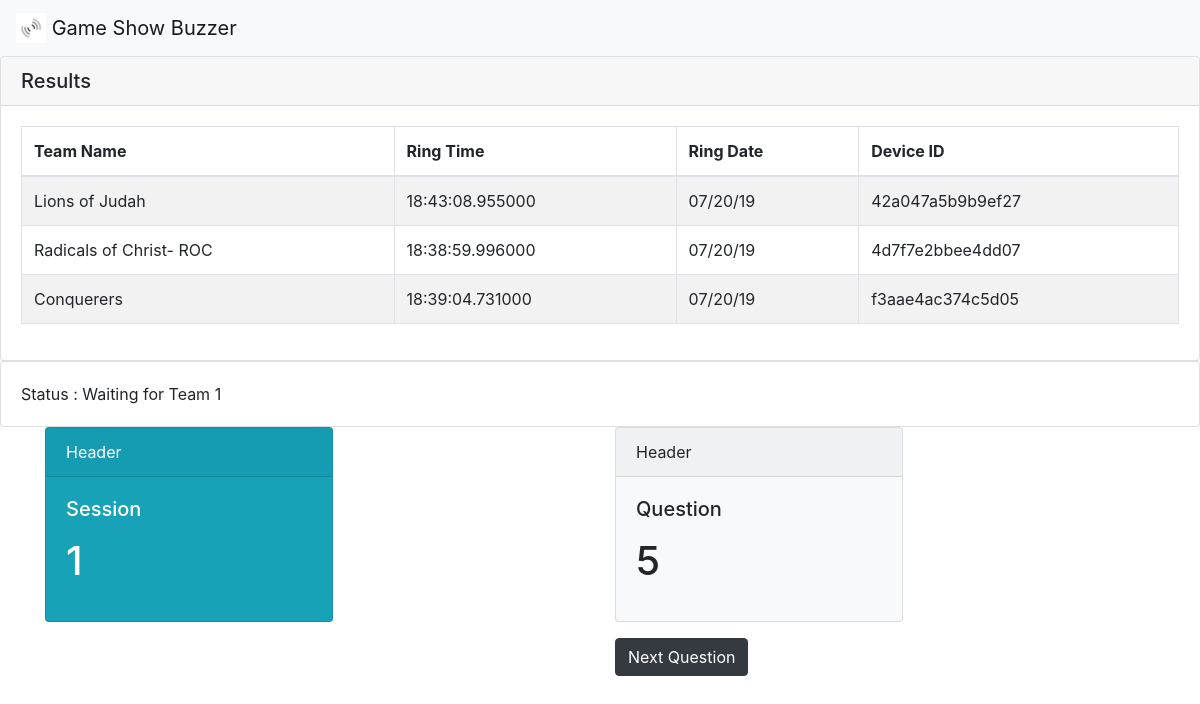
Page /gui/1/5 on the earlier database version.
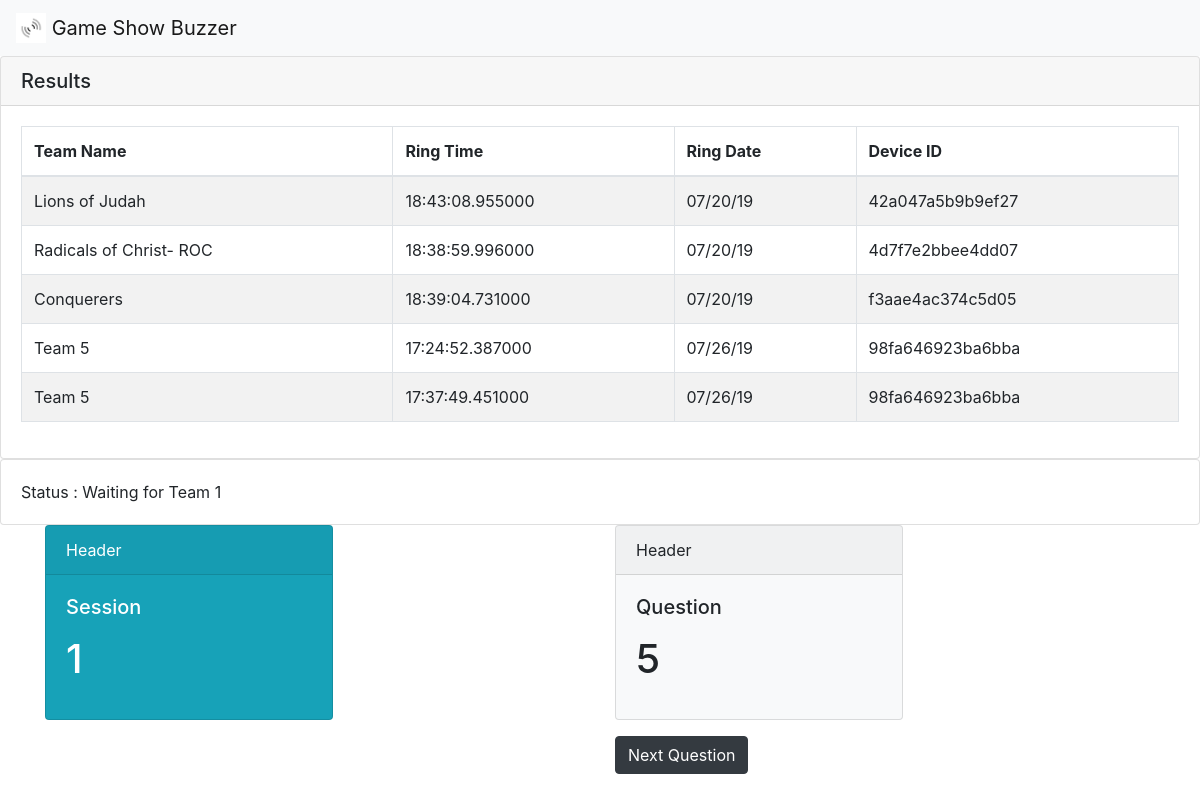
Same page on the later database version.
### tables this page shows
CREATE TABLE records
				 (username text, touch_time text, question text, session text, ip text, entry_time text);

### game_show_server.py (the view)
@app.route('/gui/<session>/<question>', methods=['POST','GET'])
def gui(session,question):
	next_question = str(int(question) + 1)
	with sqlite3.connect("{}.db".format(database_name)) as conn:
		c = conn.cursor()
		c.execute('SELECT * FROM records WHERE session={} AND question={}'.format(session,question))
		matching_records = c.fetchall()
		print matching_records
	return render_template('gui.html', matching_records=matching_records, question=question,session=session,next_question=next_question)

### templates/gui.html (shortened to what this page needs)
<!DOCTYPE html>
<html lang="en">
<head>
  <link rel="stylesheet" href="https://maxcdn.bootstrapcdn.com/bootstrap/4.3.1/css/bootstrap.min.css">
</head>
<body>
<nav class="navbar navbar-light bg-light">
  <a class="navbar-brand" href="#">
    <img src="{{url_for('static', filename='icon.jpg')}}" width="30" height="30" class="d-inline-block align-top" alt="">
    Game Show Buzzer
  </a>
</nav>
<div class="card">
  <h5 class="card-header">Results</h5>
  <div class="card-body">
<table class="table table-bordered table-striped">
  <thead>
    <tr>
      <th>Team Name</th>
      <th>Ring Time</th>
      <th> Ring Date </th>
      <th>Device ID</th>
    </tr>
  </thead>
  <tbody>
  	 {% for item in matching_records %}
  	 {% set date_time = item[1].split(' ') %}
    <tr>
      <td>{{item[0]}}</td>
      <td>{{date_time[1]}}</td>
      <td> {{date_time[0]}} </td>
      <td> {{item[4]}}</td>
    </tr>
    {% endfor %}
  </tbody>
</table>
  </div>
</div>
<div class="card">
  <div class="card-body">
    Status : Waiting for Team 1
  </div>
</div>
 <div class="container">
  <div class="row">
    <div class="col-sm-6" >
      <div class="card text-white bg-info mb-3" style="max-width: 18rem;">
  <div class="card-header">Header</div>
  <div class="card-body">
    <h5 class="card-title">Session</h5>
    <p class="card-text"><h1>{{session}}</h1></p>
  </div>
</div>
    </div>
    <div class="col-sm-6" >
      <div class="card bg-light mb-3" style="max-width: 18rem;">
  <div class="card-header">Header</div>
  <div class="card-body">
    <h5 class="card-title">Question</h5>
    <p class="card-text"><h1>{{question}}</h1></p>
  </div>
</div>
<form method="post">
<button type="button" onclick=window.location.href="{{ url_for('gui',question=next_question ,session=1) }}" class="btn btn-dark">Next Question</button>
 </form>
    </div>
  </div>
</div>
</body>
</html>

Differences in the rows shown:
added records: username "Team 5", date_time "17:24:52.387000", date_time "07/26/19", ip "98fa646923ba6bba"
added records: username "Team 5", date_time "17:37:49.451000", date_time "07/26/19", ip "98fa646923ba6bba"
